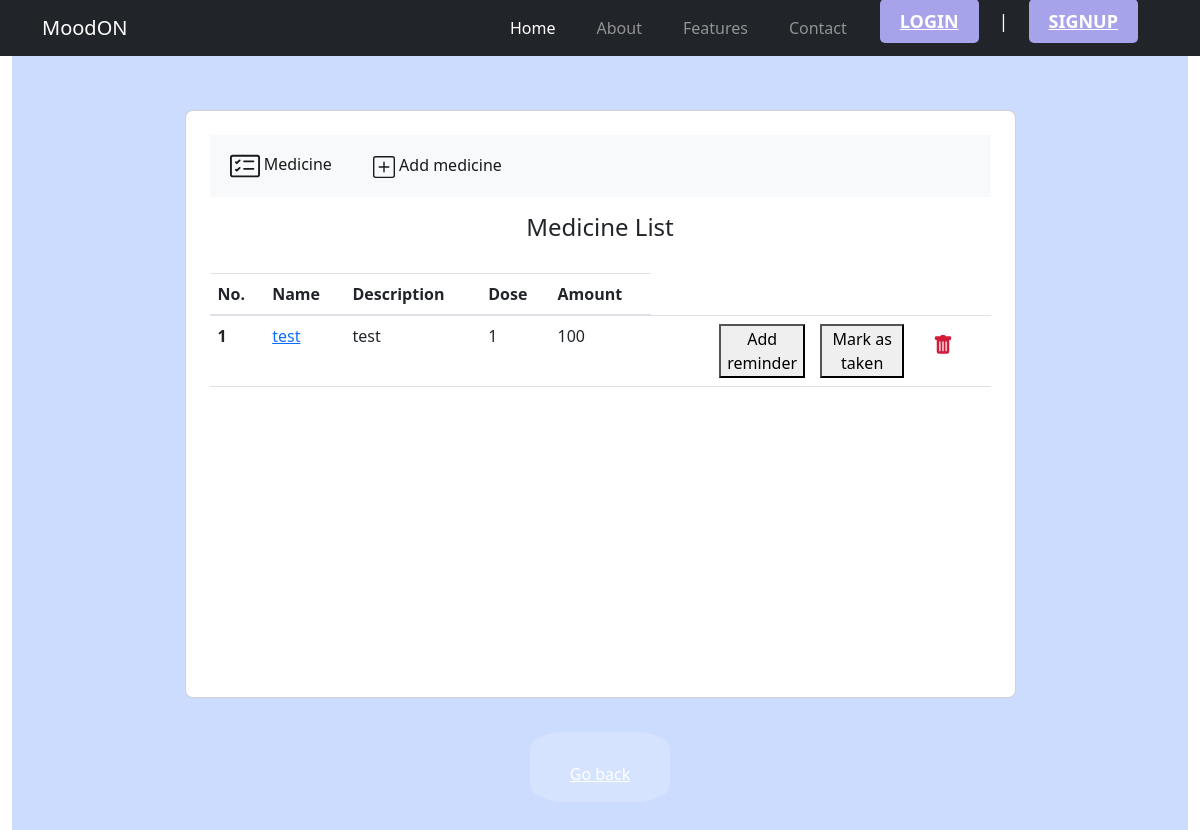
/meds-tracking/information/, run on the app's committed database.
### mood_tracker/models.py (models this page shows, shortened)
class Medicine(models.Model):
    name = models.CharField(max_length=100)
    description = models.TextField(null=True, blank=True)
    amount = models.PositiveIntegerField(default=1)
    dose = models.PositiveIntegerField(default=1)
    reminders = models.ManyToManyField('MedsReminders')

### mood_tracker/views.py (the view)
# urls.py: path('meds-tracking/information/', views.info_meds, name='info_meds'),
def info_meds(request):
    meds = Medicine.objects.all()
    return render(request, 'meds/meds_information.html', {'meds': meds})

### mood_tracker/templates/meds/meds_information.html (shortened to what this page needs)
{% extends 'main/main.html' %}
{% load static %}
{% block content %}
<head>
    <link href="https://cdn.jsdelivr.net/npm/bootstrap@5.2.2/dist/css/bootstrap.min.css" rel="stylesheet">
</head>
<section class="vh-100" style="background-color: #ccdcff;">
    <div class="container py-5 h-100">
        <div class="row d-flex justify-content-center align-items-center h-100">
            <div class="col col-lg-9 col-xl-9">
                <div class="card rounded-3">
                    <div class="card-body p-4">
                        <nav class="navbar navbar-expand-lg navbar-light bg-light">
                            <div class="container-fluid">
                                <ul class="navbar-nav me-auto mb-2 mb-lg-0">
                                    <li class="nav-item ">
                                        <a class="nav-link active" href="/meds-tracking/information/">
                                            Medicine
                                        </a>
                                    </li>
                                </ul>
                                <div class="collapse navbar-collapse" id="navbarSupportedContent">
                                    <ul class="navbar-nav me-auto mb-2 mb-lg-0">
                                        <li class="nav-item">
                                            <a class="nav-link active" href="{% url 'add_med' %}">
                                                Add medicine
                                            </a>
                                        </li>
                                    </ul>
                                </div>
                            </div>
                        </nav>
                        <h4 class="text-center my-3 pb-3">Medicine List</h4>
                        <div class="inside">
                            <table class="table mb-4">
                                <thead>
                                <tr>
                                    <th scope="col">No.</th>
                                    <th scope="col">Name</th>
                                    <th scope="col">Description</th>
                                    <th scope="col">Dose</th>
                                    <th scope="col">Amount</th>
                                </tr>
                                </thead>
                                {% for medicine in meds %}
                                <tbody>
                                    <tr>
                                        <th scope="row">{{ forloop.counter }}</th>
                                        <td>
                                            {% if medicine.is_finished %}
                                            <del>
                                                <a href="{% url 'meds_update' medicine.id %}">
                                                    {{ medicine.name }}
                                                </a>
                                            </del>
                                            {% else %}
                                            <a href="{% url 'meds_update' medicine.id %}"> {{ medicine.name }}</a>
                                        </td>
                                        <td>{{ medicine.description }}</td>
                                        <td>{{ medicine.dose }}</td>
                                        <td>{{ medicine.amount }}</td>
                                        <td>
                                        </td>
                                        <td>
                                            <form action="{% url 'add_reminder' medicine.id %}" method="post">
                                                <button type="submit">Add reminder</button>
                                            </form>
                                        </td>
                                        <td>
                                            <form action="{% url 'mark_taken' medicine.id %}" method="post">
                                                <button type="submit">Mark as taken</button>
                                            </form>
                                        </td>
                                        <td>
                                            <form action="{% url 'meds_delete' medicine.id %}" method="post" style="display: inline">
                                                <button type="submit" class="btn" onclick="return confirm('are you sure?')">
                                                </button>
                                            </form>
                                        </td>
                                    </tr>
                                </tbody>
                                {% endif %}
                                {% endfor %}
                            </table>
                        </div>
                    </div>
                </div>
            </div>
            <a class="button" href='/dashboard/' style="text-align: center;">Go back</a>
        </div>
    </div>
</section>
{% endblock %}

### mood_tracker/templates/navbar/navbar.html (style rules this page uses)
.navbar li { margin-right: 25px; }
.nav-item { display: flex; align-items: center; margin-left: auto; }

### mood_tracker/templates/meds/meds_information.html (style rules this page uses)
.inside { height: 50vh; overflow-y: scroll; }
td { max-width: 5rem; }
.button { margin-left: 50%; margin-right: 50%; margin-top: 2%; width: 140px; height: 70px; border-radius: 25% !important; background-color: rgba(255, 255, 255, 0.2); color: white; border: none !important; padding: 30px 30px !important; -webkit-transition: background-color 1s, color 1s, -webkit-transform 0.5s; transition: background-color 1s, transform 0.5s; }

### data on the page
Medicine: name "test", description "test", dose "1", amount "100"
